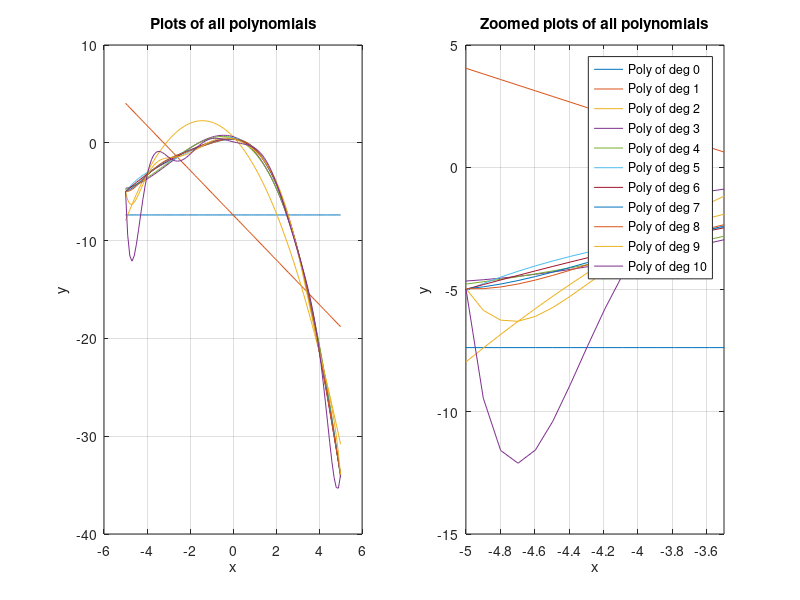
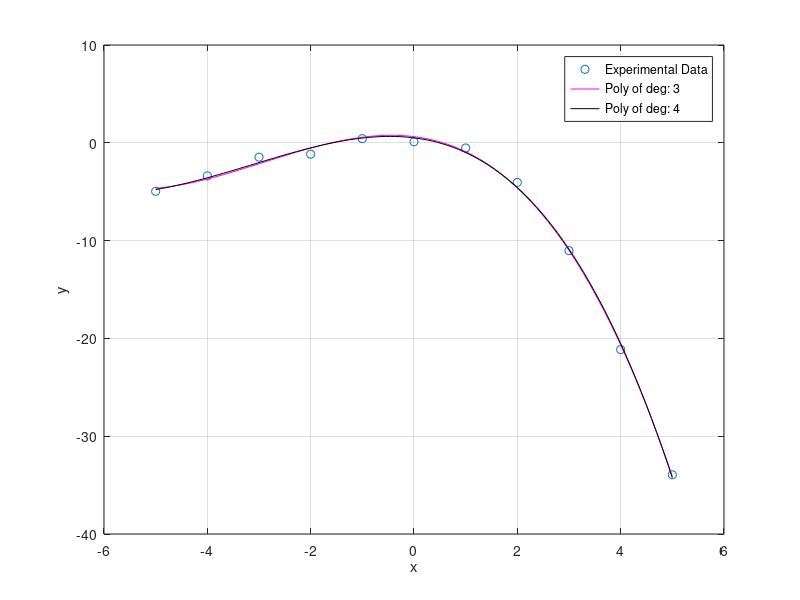

Here is the MATLAB script that generated these plots, in order:
function task1
clc;
xi = [-5, -4, -3, -2, -1, 0, 1, 2, 3, 4, 5];
yi = [-4.9606; -3.3804; -1.4699; -1.1666; 0.4236; 0.1029; -0.5303; -4.04830; -11.0280; -21.1417; -33.9458];
n = 0; %starting degree of the polynomial

val = 10; %maximal degree of the polynomial

%Here I draw experimental data on the second graph
figure(2);
plot(xi,yi,'o', 'DisplayName', 'Experimental Data');
hold on

%the loop goes up to val,which is the maximal degree of the polynomial so
%that the program doesn't run for ages.
while n <= val
    difference = zeros(n,1); %difference between the aquired result and y from the task
    
    sol = zeros(length(xi),n+1);
    for i = 1:1:length(xi)
        for j = 0:1:n
            sol(i, j+1) = xi(i)^j;
        end
    end
    
    [Q, R] = QRdec(sol);
    solutions = fliplr((R\(Q'*yi))');
    
    result = polyval(solutions, xi);
    for j = 1:n
        difference(j) = abs(yi(j) - result(j));
    end
    error = norm(difference);
    gram_cond = cond(sol'*sol);
    
    %%
    %following code prints coefficients, solution error and condition
    %number of Gram's Matrix
%     fprintf('Degree of polynomial: %d\n', n);
%     disp(solutions);
%     
        fprintf('Solution error:')
        disp(error);
    
    %     fprintf('Condition number of Grams matrix:');
    %     disp(gram_cond);
    %%
    %following code draws two graphs: figure(1) with all polynomials on one
    %graph and figure(2) with plot of the degree that I chose as optimal
    %with one degree higher, to show that they are almost identical.
    x_fit = linspace(-5,5);
    y_fit = polyval(solutions, x_fit);
    
    figure(1);
    subplot(1,2,1)
    plot(x_fit, y_fit, 'DisplayName', sprintf('Poly of deg %d', n));
    grid on;
    xlabel('x');
    ylabel('y');
    title('Plots of all polynomials');
    hold on
    subplot(1,2,2)
    plot(x_fit, y_fit, 'DisplayName', sprintf('Poly of deg %d', n));
    xlabel('x');
    ylabel('y');
    xlim([-5, -3.5]);
    ylim([-15, 5]);
    grid on
    title('Zoomed plots of all polynomials');
    hold on
    
    if n == 3
        figure(2)
        plot(x_fit, y_fit, 'm', 'DisplayName', sprintf('Poly of deg: %d', n));
        hold on
        grid on
        xlabel('x');
        ylabel('y');
        legend show
    end
    
    if n == 4
        figure(2)
        plot(x_fit, y_fit, 'k', 'DisplayName', sprintf('Poly of deg: %d', n));
        hold on
        grid on
        xlabel('x');
        ylabel('y');
        legend show
        hold off
    end
    n = n + 1;
    legend show
end
end
%%
%following function calculates a QR decomposition of a given matrix A.
%Outputs: Q -> orthogonal matrix
%         R -> upper triangular matrix
function [Q, R] = QRdec(A)
[m, n] = size(A);
R = zeros(n,n);
Q = zeros(m,n);
d = zeros(1,n);

for i = 1:1:n
    Q(:,i) = A(:,i);
    R(i,i) = 1;
    d(i) = Q(:,i)'*Q(:,i);
    
    for j = i+1:1:n
        R(i,j) = (Q(:,i)' * A(:,j))/d(i);
        A(:,j) = A(:,j) - R(i,j) * Q(:,i);
    end
end

for i = 1:1:n
    dd = norm(Q(:,i));
    Q(:,i) = Q(:,i)/dd;
    R(i,i:n) = R(i,i:n) * dd;
end
end